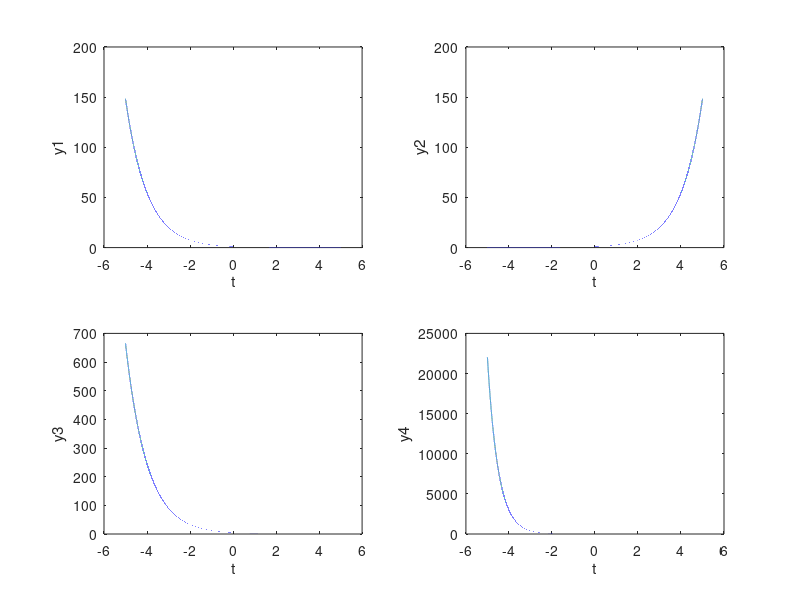

Here is the MATLAB script that generated this plot: (Note: this script raises an error after producing the figure.)
%Question 1:
%Part 1
t = linspace(-1,1,1000);
a = 1 + mod(30,3);
y1 = sin(20*pi*a*t);
plot(t,y1)
xlabel('t')
ylabel('y1')


%Part 2
y2 = cos((5*pi*a*t) + (pi/4));
plot(t, y2)
xlabel('t')
ylabel('y2')

%Part 3
y3 = exp(-2*a*t);
plot(t, y3)
xlabel('t')
ylabel('y3')

%Part 4
y4 = exp(-0.25*a*t).*sin(20*pi*t);
plot(t, y4)
xlabel('t')
ylabel('y4')

%Question 2:
t = linspace(-5,5,100000);
hold on  
subplot(2,2,1)
y1 = inline("exp(-a*t)","t","a");
plot(t, y1(t,a))
xlabel('t')
ylabel('y1')

subplot(2,2,2)
y2 = inline("exp(a*t)", "t","a");
plot(t, y2(t,a))
xlabel('t')
ylabel('y2')

subplot(2,2,3)
y3 = inline("exp(-a*(t-1.5*a))", "t","a");
plot(t, y3(t,a))
xlabel('t')
ylabel('y3')

subplot(2,2,4)
y4 = inline("exp(-a*(2*a*t))", "t","a");
plot(t, y4(t,a))
xlabel('t')
ylabel('y4')
hold off


%Question 3:
A=load('ECG_Data.txt');
subplot(1,1,1)
plot(A)
xlabel('samples')
ylabel('ECG Data')

july = load('RainFallIndia_July.txt');
jan = load('RainFallIndia_Jan.txt');

figure; histogram(july)
xlabel('samples')
ylabel('RainFallIndia_July')
figure; histogram(jan)
xlabel('samples')
ylabel('RainFallIndia_Jan')

mean(july)
mean(jan)

std(july)
std(jan)

[s,Fs] = audioread('Track001.wav');
sound(s,Fs);


%Question 4:
[s,Fs] = audioread('speech.wav');
sound(s,Fs);
F = 250000* a;
y = s*cos(2*pi*(F/Fs));
audiowrite('y.wav', y, Fs);
[y,Fs] = audioread('y.wav');
sound(y,Fs)
subplot(1,2,1)
plot(s)
xlabel('samples')
ylabel('s')
subplot(1,2,2)
plot(y)
xlabel('samples')
ylabel('y')

Fourier = fft(y);
T = 1/Fs;                  
L = 19120;            
t = (0:L-1)*T; 
P2 = abs(Fourier/L);
P1 = P2(1:L/2+1);
P1(2:end-1) = 2*P1(2:end-1);
f = Fs*(0:(L/2))/L;
plot(f,P1) 
title(" Amplitude Spectrum of S(t)")
xlabel("f (Hz)")
ylabel("|P1(f)|")



%Question 5:
t =[0:0.001:5];
fs = 1000;
y1 = sin(2*pi*200*a*t);
y2 = sin(2*pi*220*a*t);
k = [y1 y2];
audiowrite('sg2.wav', k, fs);
[s,Fs] = audioread('sg2.wav');
sound(s, Fs)
plot(s)
xlabel('samples')
ylabel('s')


%Question 6:
t = linspace(0,5,20000);
fs = 44100;
y1 =  sin(220*t);
sound(y1, fs)

y2 = sin(246.94*t)
sound(y2, fs)

y3 = sin(261.63*t)
sound(y3, fs)

y4 = sin(293.66*t)
sound(y4, fs)

y5 = sin(329.63 *t)
sound(y5, fs)

y6 = sin(349.23*t)
sound(y6, fs)

y7 = sin(392*t)
sound(y7, fs)

z = [y3 y4 y5 y6 y7 y1 y2]
audiowrite('sg1.wav', z, fs);

[s,Fs] = audioread('sg1.wav');
sound(s, Fs)


%Question 7:
con = load('ConvFile1.txt')
[s,Fs] = audioread('Track001.wav');
sound(s, Fs)
res = conv2(s, con)
audiowrite('conv.wav', res, Fs);
sound(res, Fs)